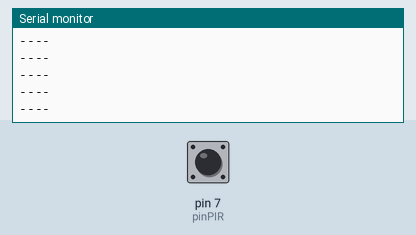
Simulated run of this sketch. Board: Arduino Uno, built with avr-gcc and run on an emulated ATmega328P. Parts: the last lines printed to the serial monitor. The inputs (shaded band) are chosen by the test bench; at power-on: pin 7 (pinPIR) LOW.

Above: at 1.2 s.
1.3 s: pin 7 (pinPIR) driven HIGH
At 2.3 s:
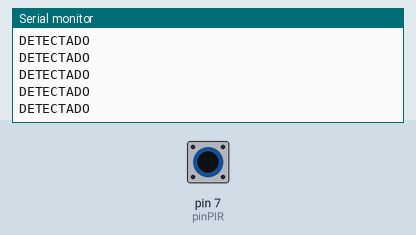
3.2 s: pin 7 (pinPIR) driven LOW
At 3.7 s:
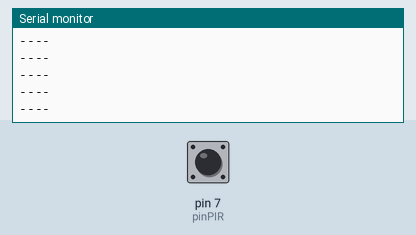
4.7 s: pin 7 (pinPIR) driven HIGH
At 5.6 s:
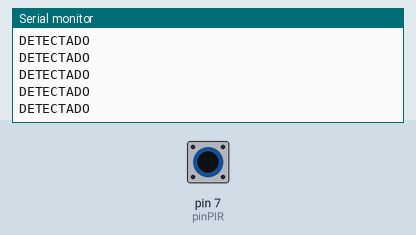

Measured:
- after the input at 1.3 s, the serial monitor: prints a new line after 0.07 s (image 1)

The sketch:

SensorPresenca.ino
```cpp
#define pinPIR 7
void setup()
{//1
  pinMode(pinPIR, INPUT); //Define pino 7 como entrada
  Serial.begin(9600);     //inicia o monitor serial
}//1

void loop()
{//2
  bool valorPIR = digitalRead(pinPIR);  //Variavel de leitura do pino
  //Se for feita a leitura do pino
  if (valorPIR)
  {//3
     Serial.println("DETECTADO");
  }//3
  else
  {//4
     Serial.println("----");
  }//4
}//2
```
